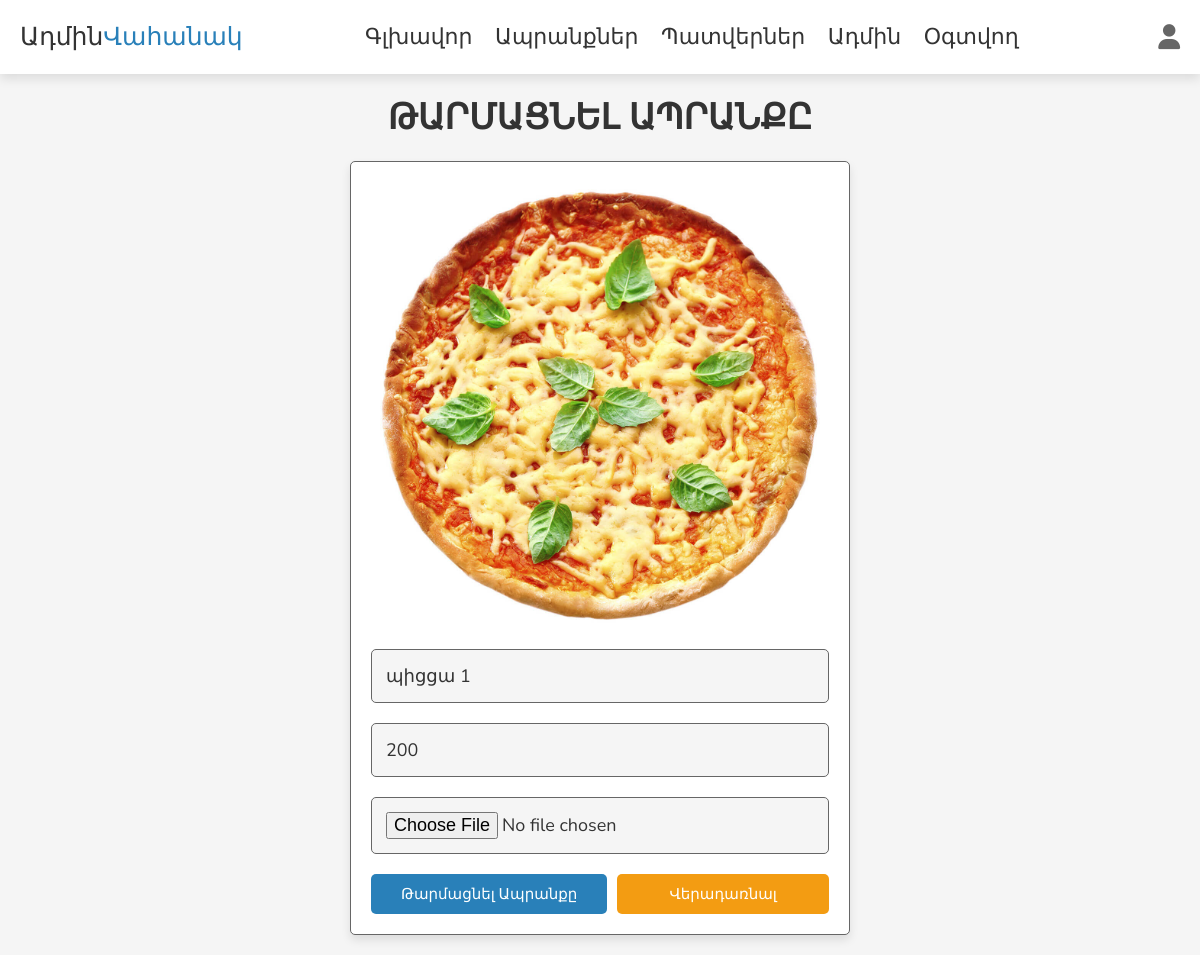
/admin_product_update.php?update=1 (signed in), run on the app's committed database.
### tables this page shows
CREATE TABLE `products` (
  `id` int(100) NOT NULL,
  `name` varchar(100) NOT NULL,
  `price` int(10) NOT NULL,
  `image` varchar(100) NOT NULL
);

### admin_product_update.php (the view, shortened to what this page needs)
<?php
include 'config.php';
?>
<!DOCTYPE html>
<html lang="en">
<head>
   <link rel="stylesheet" href="https://cdnjs.cloudflare.com/ajax/libs/font-awesome/6.1.1/css/all.min.css">
   <link rel="stylesheet" href="css/admin_style.css">
</head>
<body>
<?php include 'admin_header.php' ?>
<section class="update-product">
   <h1 class="heading">Թարմացնել ապրանքը</h1>
   <?php
      $update_id = $_GET['update'];
      $select_products = $conn->prepare("SELECT * FROM `products` WHERE id = ?");
      $select_products->execute([$update_id]);
      if($select_products->rowCount() > 0){
         while($fetch_products = $select_products->fetch(PDO::FETCH_ASSOC)){
   ?>
   <form action="" enctype="multipart/form-data" method="post">
      <img src="uploaded_img/<?= $fetch_products['image']; ?>" alt="">
      <input type="text" class="box" required maxlength="100" placeholder="մուտքագրեք ապրանքի անունը" name="name" value="<?= $fetch_products['name']; ?>">
      <input type="number" min="0" class="box" required max="9999999999" placeholder="մուտքագրեք ապրանքի գինը" onkeypress="if(this.value.length == 10) return false;" name="price" value="<?= $fetch_products['price']; ?>">
      <input type="file" name="image" accept="image/jpg, image/jpeg, image/png" class="box">
      <div class="flex-btn">
         <input type="submit" value="Թարմացնել ապրանքը" class="btn" name="update_product">
         <a href="admin_products.php" class="option-btn">Վերադառնալ</a>
      </div>
   </form>
   <?php
         }
      }else{
         echo '<p class="empty">Ոչ մի ապրանք չի գտնվել!</p>';
      }
   ?>
</section>
</body>
</html>

### css/admin_style.css (style rules this page uses)
:root { --main-color:#2980b9; --red:#e74c3c; --orange:#f39c12; --black:#333; --white:#fff; --light-bg:#f5f5f5; --light-color:#666; --border:.1rem solid var(--light-color); --box-shadow:0 .5rem 1rem rgba(0,0,0,.1); }
* { font-family: 'Nunito', sans-serif; margin:0; padding:0; box-sizing: border-box; outline: none; border:none; text-decoration: none; transition: .2s linear; }
html { font-size: 62.5%; overflow-x: hidden; scroll-behavior: smooth; scroll-padding-top: 7rem; }
body { background: var(--light-bg); }
section { padding:2rem; margin:0 auto; max-width: 1200px; }
.heading { text-align: center; margin-bottom: 2rem; font-size: 3.5rem; color:var(--black); text-transform: uppercase; }
.delete-btn, .option-btn, .btn { display: block; width: 100%; margin-top: 1rem; border-radius: .5rem; padding:1rem 3rem; font-size: 1.5rem; color:var(--white); cursor: pointer; text-transform: capitalize; text-align: center; }
.btn { background-color: var(--main-color); }
.option-btn { background-color: var(--orange); }
.flex-btn { display: flex; gap:1rem; }
.update-product form { max-width: 50rem; margin:0 auto; background-color: var(--white); border-radius: .5rem; box-shadow: var(--box-shadow); padding:2rem; border:var(--border); padding-top: 1.5rem; }
.update-product form .box { width: 100%; padding:1.4rem; font-size: 1.8rem; color:var(--black); border-radius: .5rem; border:var(--border); background-color: var(--light-bg); margin:1rem 0; }
.update-product form img { width: 100%; }

### data on the page
products: image (picture), name "պիցցա 1", price "200"
